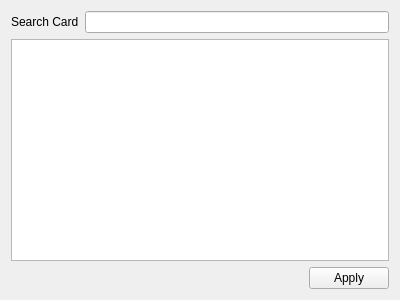
<?xml version="1.0" encoding="UTF-8"?>
<ui version="4.0">
 <class>CustomRatingsPage</class>
 <widget class="QWidget" name="CustomRatingsPage">
  <property name="geometry">
   <rect>
    <x>0</x>
    <y>0</y>
    <width>400</width>
    <height>300</height>
   </rect>
  </property>
  <property name="windowTitle">
   <string>Form</string>
  </property>
  <layout class="QVBoxLayout" name="verticalLayout">
   <item>
    <layout class="QHBoxLayout" name="horizontalLayout">
     <item>
      <widget class="QLabel" name="label">
       <property name="text">
        <string>Search Card</string>
       </property>
      </widget>
     </item>
     <item>
      <widget class="QLineEdit" name="searchEdit"/>
     </item>
    </layout>
   </item>
   <item>
    <widget class="QTableView" name="customRatingView">
     <property name="sortingEnabled">
      <bool>true</bool>
     </property>
     <attribute name="horizontalHeaderStretchLastSection">
      <bool>true</bool>
     </attribute>
    </widget>
   </item>
   <item>
    <layout class="QHBoxLayout" name="horizontalLayout_2">
     <item>
      <spacer name="horizontalSpacer">
       <property name="orientation">
        <enum>Qt::Horizontal</enum>
       </property>
       <property name="sizeHint" stdset="0">
        <size>
         <width>40</width>
         <height>20</height>
        </size>
       </property>
      </spacer>
     </item>
     <item>
      <widget class="QPushButton" name="applyButton">
       <property name="text">
        <string>Apply</string>
       </property>
      </widget>
     </item>
    </layout>
   </item>
  </layout>
 </widget>
 <resources/>
 <connections/>
</ui>
